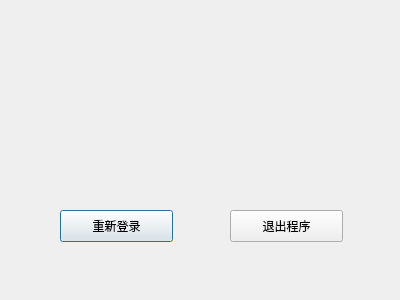
<?xml version="1.0" encoding="UTF-8"?>
<ui version="4.0">
 <class>MyDialog</class>
 <widget class="QDialog" name="MyDialog">
  <property name="geometry">
   <rect>
    <x>0</x>
    <y>0</y>
    <width>400</width>
    <height>300</height>
   </rect>
  </property>
  <property name="windowTitle">
   <string>Dialog</string>
  </property>
  <widget class="QPushButton" name="pushButton">
   <property name="geometry">
    <rect>
     <x>60</x>
     <y>210</y>
     <width>113</width>
     <height>32</height>
    </rect>
   </property>
   <property name="text">
    <string>重新登录</string>
   </property>
  </widget>
  <widget class="QPushButton" name="pushButton_2">
   <property name="geometry">
    <rect>
     <x>230</x>
     <y>210</y>
     <width>113</width>
     <height>32</height>
    </rect>
   </property>
   <property name="text">
    <string>退出程序</string>
   </property>
  </widget>
 </widget>
 <resources/>
 <connections>
  <connection>
   <sender>pushButton_2</sender>
   <signal>clicked()</signal>
   <receiver>MyDialog</receiver>
   <slot>close()</slot>
   <hints>
    <hint type="sourcelabel">
     <x>296</x>
     <y>222</y>
    </hint>
    <hint type="destinationlabel">
     <x>361</x>
     <y>166</y>
    </hint>
   </hints>
  </connection>
 </connections>
</ui>
